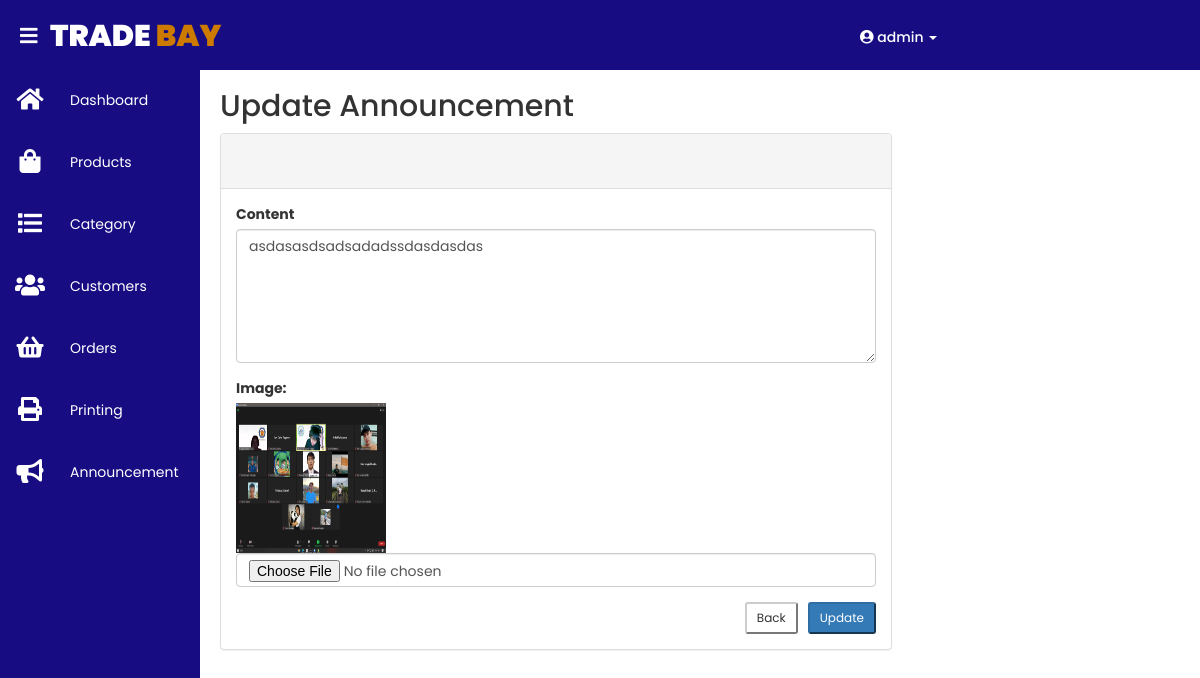
The page /admin/update_announcement.php?id=42 (signed in) on the database its author committed.
### tables this page shows
CREATE TABLE `announcement_tbl` (
  `announcement_id` int(10) NOT NULL,
  `date_published` datetime NOT NULL DEFAULT current_timestamp(),
  `content` varchar(255) NOT NULL,
  `image` varchar(255) NOT NULL,
  `admin_id` int(10) NOT NULL
);

### admin/update_announcement.php (the view, shortened to what this page needs)
<?php
	include('../include/dbconnection.php');
	include('../include/header.php');
	include('../include/navbar.php');
	$ann = $_GET['id'];
	$sql = "SELECT * FROM `announcement_tbl` WHERE announcement_id = '$ann'";
	$res = mysqli_query($db, $sql);
	$show_announce = mysqli_fetch_assoc($res);
?>
<div class="content">
	<div class="for_title">
		<h2>Update Announcement</h2>
	</div>
	<div class="my_content">
		<div class="panel panel-default my_div">
		  	<div class="panel-heading" style="height: 55px"></div>
		  	<div class="panel-body">
		  		<form method="POST" enctype="multipart/form-data">
		  			<div class="form-group">
		  				<label for="content">Content</label>
		  				<textarea class="form-control" placeholder="content here" name="content" rows="6"><?php echo $show_announce['content']; ?></textarea>
		  			</div>
		  			<div class="form-group">
				      	<label for="preimage">Image:</label><br>
				      	<img id="preimage" width="150px" height="150px" src="../<?php echo $show_announce['image']; ?>"><br>
				      	<input type="file" class="form-control" placeholder="Image" name="image" onchange="preview(event)">
				    </div>
				    <button type="submit" class="btn-sm btn-primary float-right" name="update">Update</button>
				    <button type="button" class="btn-sm btn-default float-right b" onclick="history.back();">Back</button>
		  		</form>
		  	</div>
		</div>
	</div>
</div>

### style/my_style.css (style rules this page uses)
* { margin: 0; padding: 0; box-sizing: border-box; font-family: 'Poppins', sans-serif; font-size: 14px; }
body { min-height: 100vh; }
.content { padding: 20px; margin-top: 50px; margin-left: 200px; background-position: center; background-size: cover; height: 100vh; transition: 0.5s; }
.for_title, .my_content { left: 0; margin-top: 10px; width: 100%; }
textarea { resize: vertical; }

### style/card_style.css (style rules this page uses)
.float-right { float: right; }

### admin/update_announcement.php (style rules this page uses)
.b { margin-right: 10px; }
.my_div { width: 70%; }

### rows shown on the page
announcement_tbl: content "asdasasdsadsadadssdasdasdas", image (picture)

### other values the page prints
$_SESSION['username'] "admin"
